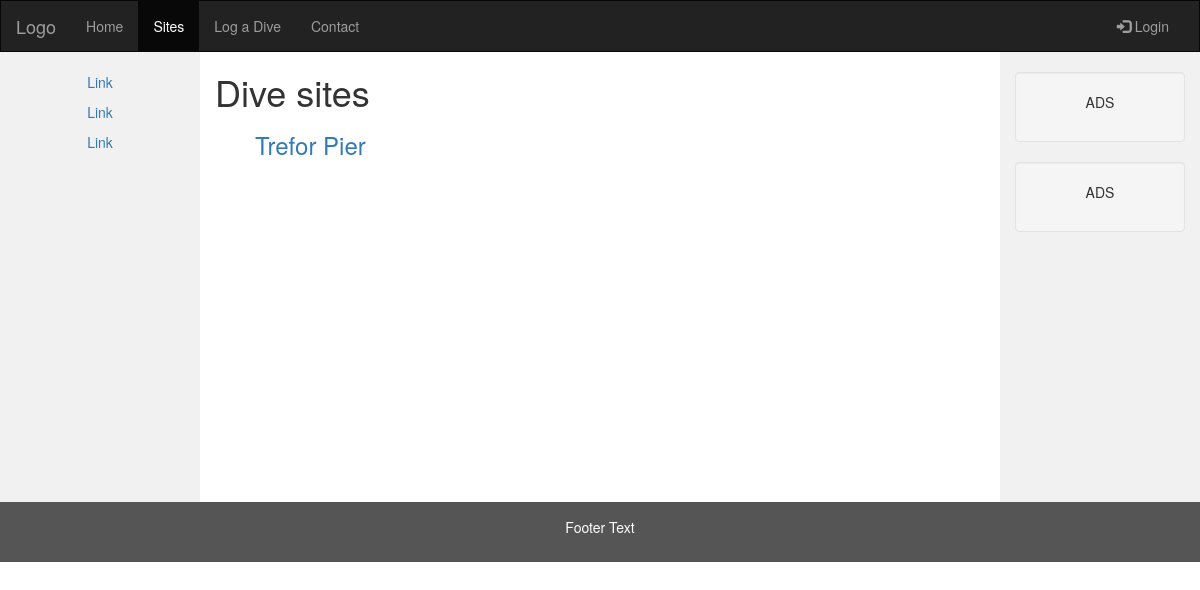
Page /pages/ on the earlier database version.
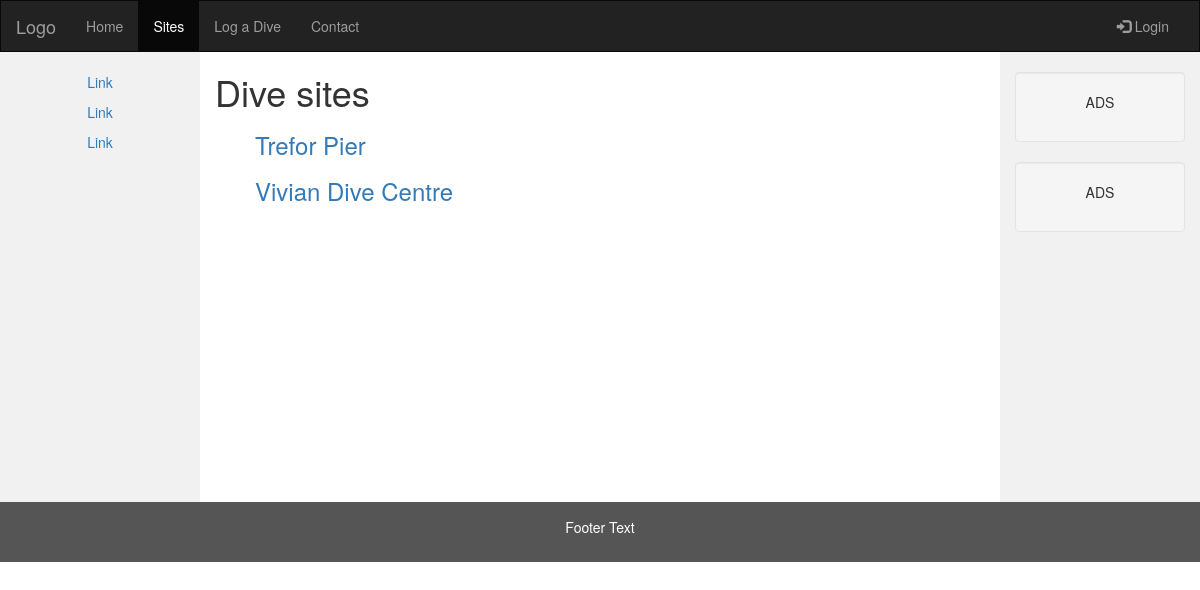
Same page on the later database version.
### pages/models.py (models this page shows, shortened)
class Location(models.Model):
    location_name = models.CharField(max_length=200)
    WATER_CHOICES = (('FW', 'Fresh water'), ('SW', 'Salt water'))
    water = models.CharField(max_length=2, choices=WATER_CHOICES, default='SW')
    address = models.CharField(max_length=200, default='', blank=True)
    google_place_id = models.CharField(max_length=100, default='')
    contact_phone = models.CharField(max_length=20, default='', blank=True)
    contact_email = models.EmailField(max_length=200, default='', blank=True)
    contact_website = models.CharField(max_length=200, default='', blank=True)
    last_updated = models.DateTimeField(auto_now=True)
    def was_updated_recently(self):
        now = timezone.now()
        return now - datetime.timedelta(days=7) <= self.last_updated <= now
    was_updated_recently.admin_order_field = 'last_updated'
    was_updated_recently.boolean = True
    was_updated_recently.short_description = 'Updated recently?'

### pages/views.py (the view)
class IndexView(generic.ListView):
    template_name = 'pages/index.html'
    context_object_name = 'latest_location_list'
    def get_queryset(self):
        return Location.objects.order_by('location_name')

### pages/templates/pages/index.html (shortened to what this page needs)
<!DOCTYPE html>
<html lang="en">
<head>
  <link rel="stylesheet" href="https://maxcdn.bootstrapcdn.com/bootstrap/3.3.7/css/bootstrap.min.css">
</head>
<body>
<nav class="navbar navbar-inverse">
  <div class="container-fluid">
    <div class="navbar-header">
      <a class="navbar-brand" href="#">Logo</a>
    </div>
    <div class="collapse navbar-collapse" id="myNavbar">
      <ul class="nav navbar-nav">
        <li><a href="#">Home</a></li>
        <li class="active"><a href="{% url 'pages:index' %}">Sites</a></li>
        <li><a href="#">Log a Dive</a></li>
        <li><a href="#">Contact</a></li>
      </ul>
      <ul class="nav navbar-nav navbar-right">
        <li><a href="{% url 'admin:index' %}"><span class="glyphicon glyphicon-log-in"></span> Login</a></li>
      </ul>
    </div>
  </div>
</nav>
<div class="container-fluid text-center">
  <div class="row content">
    <div class="col-sm-2 sidenav">
      <p><a href="#">Link</a></p>
      <p><a href="#">Link</a></p>
      <p><a href="#">Link</a></p>
    </div>
    <div class="col-sm-8 text-left">
      <h1>Dive sites</h1>
      {% if latest_location_list %}
          <ul>
          {% for location in latest_location_list %}
              <h3><a href="{% url 'pages:detail' location.id %}">{{ location.location_name }}</a></h3>
          {% endfor %}
          </ul>
      {% else %}
          <p>No locations are available.</p>
      {% endif %}
    </div>
    <div class="col-sm-2 sidenav">
      <div class="well">
        <p>ADS</p>
      </div>
      <div class="well">
        <p>ADS</p>
      </div>
    </div>
  </div>
</div>
<footer class="container-fluid text-center">
  <p>Footer Text</p>
</footer>
</body>
</html>

Differences in the rows shown:
added Location: location_name "Vivian Dive Centre"
